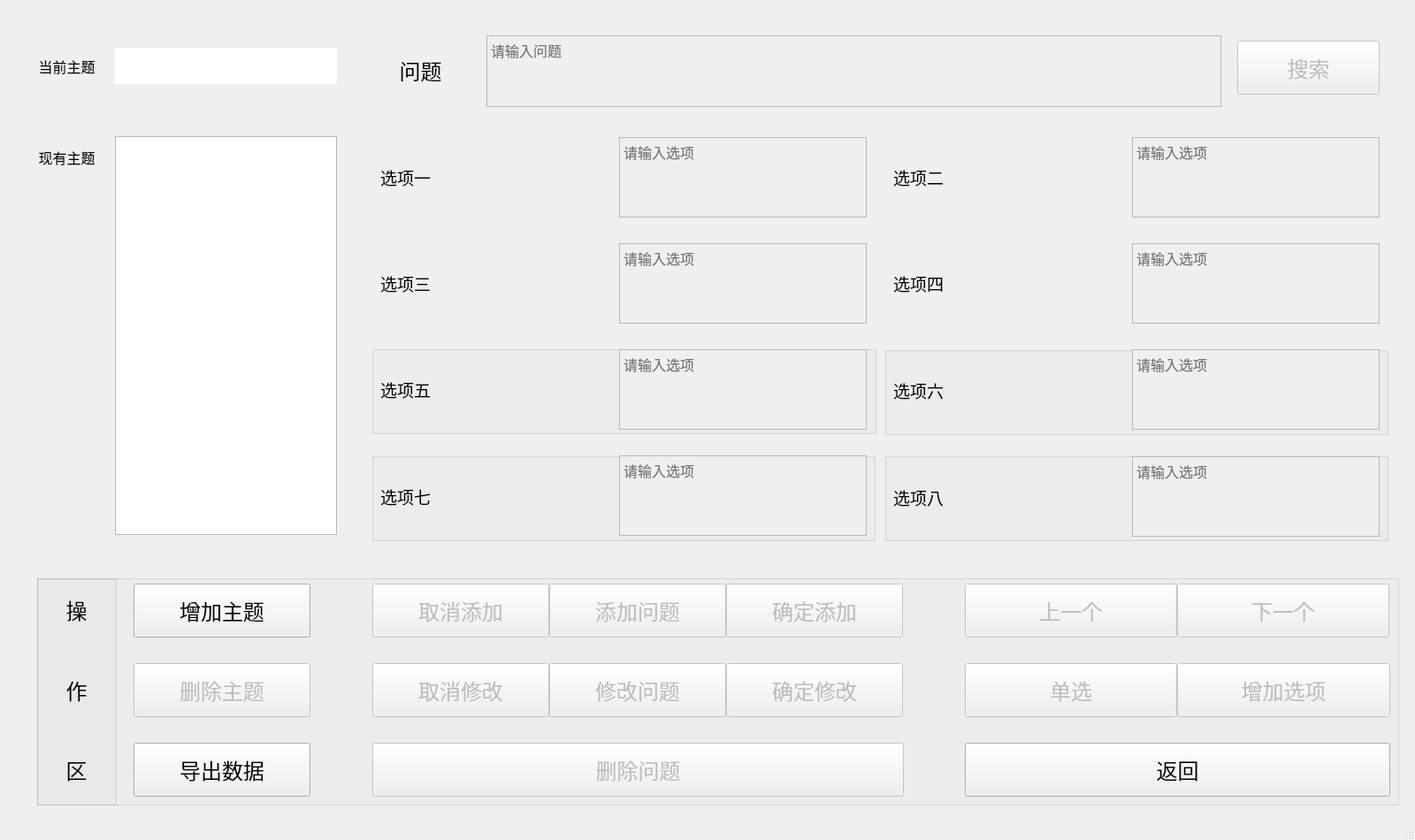
<?xml version="1.0" encoding="UTF-8"?>
<ui version="4.0">
 <class>SetWindow</class>
 <widget class="QMainWindow" name="SetWindow">
  <property name="geometry">
   <rect>
    <x>0</x>
    <y>0</y>
    <width>1600</width>
    <height>950</height>
   </rect>
  </property>
  <property name="windowTitle">
   <string>设置界面</string>
  </property>
  <property name="styleSheet">
   <string notr="true"/>
  </property>
  <widget class="QWidget" name="centralwidget">
   <widget class="QLabel" name="displaylabel">
    <property name="geometry">
     <rect>
      <x>130</x>
      <y>54</y>
      <width>251</width>
      <height>41</height>
     </rect>
    </property>
    <property name="font">
     <font>
      <family>Arial</family>
      <pointsize>18</pointsize>
     </font>
    </property>
    <property name="styleSheet">
     <string notr="true">background-color: rgb(255, 255, 255);</string>
    </property>
    <property name="text">
     <string/>
    </property>
   </widget>
   <widget class="QLabel" name="label_4">
    <property name="geometry">
     <rect>
      <x>1010</x>
      <y>305</y>
      <width>91</width>
      <height>31</height>
     </rect>
    </property>
    <property name="font">
     <font>
      <family>楷体</family>
      <pointsize>14</pointsize>
     </font>
    </property>
    <property name="text">
     <string>选项四</string>
    </property>
   </widget>
   <widget class="QListWidget" name="displaylistWidget">
    <property name="geometry">
     <rect>
      <x>130</x>
      <y>154</y>
      <width>251</width>
      <height>451</height>
     </rect>
    </property>
    <property name="font">
     <font>
      <family>Arial</family>
      <pointsize>18</pointsize>
     </font>
    </property>
    <property name="styleSheet">
     <string notr="true"/>
    </property>
   </widget>
   <widget class="QGroupBox" name="optionBox1">
    <property name="geometry">
     <rect>
      <x>420</x>
      <y>391</y>
      <width>571</width>
      <height>100</height>
     </rect>
    </property>
    <property name="styleSheet">
     <string notr="true"/>
    </property>
    <property name="title">
     <string/>
    </property>
    <widget class="QLabel" name="label_8">
     <property name="geometry">
      <rect>
       <x>10</x>
       <y>34</y>
       <width>91</width>
       <height>31</height>
      </rect>
     </property>
     <property name="font">
      <font>
       <family>楷体</family>
       <pointsize>14</pointsize>
      </font>
     </property>
     <property name="text">
      <string>选项五</string>
     </property>
    </widget>
    <widget class="QTextEdit" name="optionEdit5">
     <property name="enabled">
      <bool>false</bool>
     </property>
     <property name="geometry">
      <rect>
       <x>280</x>
       <y>4</y>
       <width>280</width>
       <height>91</height>
      </rect>
     </property>
     <property name="font">
      <font>
       <family>楷体</family>
       <pointsize>12</pointsize>
      </font>
     </property>
     <property name="html">
      <string>&lt;!DOCTYPE HTML PUBLIC &quot;-//W3C//DTD HTML 4.0//EN&quot; &quot;http://www.w3.org/TR/REC-html40/strict.dtd&quot;&gt;
&lt;html&gt;&lt;head&gt;&lt;meta name=&quot;qrichtext&quot; content=&quot;1&quot; /&gt;&lt;style type=&quot;text/css&quot;&gt;
p, li { white-space: pre-wrap; }
&lt;/style&gt;&lt;/head&gt;&lt;body style=&quot; font-family:'楷体'; font-size:12pt; font-weight:400; font-style:normal;&quot;&gt;
&lt;p style=&quot;-qt-paragraph-type:empty; margin-top:0px; margin-bottom:0px; margin-left:0px; margin-right:0px; -qt-block-indent:0; text-indent:0px; font-family:'SimSun'; font-size:9pt;&quot;&gt;&lt;br /&gt;&lt;/p&gt;&lt;/body&gt;&lt;/html&gt;</string>
     </property>
     <property name="placeholderText">
      <string>请输入选项</string>
     </property>
    </widget>
    <widget class="QWidget" name="verticalLayoutWidget_5">
     <property name="geometry">
      <rect>
       <x>100</x>
       <y>4</y>
       <width>181</width>
       <height>91</height>
      </rect>
     </property>
     <layout class="QVBoxLayout" name="Layout5"/>
    </widget>
   </widget>
   <widget class="QTextEdit" name="optionEdit1">
    <property name="enabled">
     <bool>false</bool>
    </property>
    <property name="geometry">
     <rect>
      <x>700</x>
      <y>155</y>
      <width>280</width>
      <height>91</height>
     </rect>
    </property>
    <property name="font">
     <font>
      <family>楷体</family>
      <pointsize>12</pointsize>
     </font>
    </property>
    <property name="html">
     <string>&lt;!DOCTYPE HTML PUBLIC &quot;-//W3C//DTD HTML 4.0//EN&quot; &quot;http://www.w3.org/TR/REC-html40/strict.dtd&quot;&gt;
&lt;html&gt;&lt;head&gt;&lt;meta name=&quot;qrichtext&quot; content=&quot;1&quot; /&gt;&lt;style type=&quot;text/css&quot;&gt;
p, li { white-space: pre-wrap; }
&lt;/style&gt;&lt;/head&gt;&lt;body style=&quot; font-family:'楷体'; font-size:12pt; font-weight:400; font-style:normal;&quot;&gt;
&lt;p style=&quot;-qt-paragraph-type:empty; margin-top:0px; margin-bottom:0px; margin-left:0px; margin-right:0px; -qt-block-indent:0; text-indent:0px; font-family:'SimSun'; font-size:9pt;&quot;&gt;&lt;br /&gt;&lt;/p&gt;&lt;/body&gt;&lt;/html&gt;</string>
    </property>
    <property name="placeholderText">
     <string>请输入选项</string>
    </property>
   </widget>
   <widget class="QTextEdit" name="optionEdit4">
    <property name="enabled">
     <bool>false</bool>
    </property>
    <property name="geometry">
     <rect>
      <x>1280</x>
      <y>275</y>
      <width>280</width>
      <height>91</height>
     </rect>
    </property>
    <property name="font">
     <font>
      <family>楷体</family>
      <pointsize>12</pointsize>
     </font>
    </property>
    <property name="html">
     <string>&lt;!DOCTYPE HTML PUBLIC &quot;-//W3C//DTD HTML 4.0//EN&quot; &quot;http://www.w3.org/TR/REC-html40/strict.dtd&quot;&gt;
&lt;html&gt;&lt;head&gt;&lt;meta name=&quot;qrichtext&quot; content=&quot;1&quot; /&gt;&lt;style type=&quot;text/css&quot;&gt;
p, li { white-space: pre-wrap; }
&lt;/style&gt;&lt;/head&gt;&lt;body style=&quot; font-family:'楷体'; font-size:12pt; font-weight:400; font-style:normal;&quot;&gt;
&lt;p style=&quot;-qt-paragraph-type:empty; margin-top:0px; margin-bottom:0px; margin-left:0px; margin-right:0px; -qt-block-indent:0; text-indent:0px; font-family:'SimSun'; font-size:9pt;&quot;&gt;&lt;br /&gt;&lt;/p&gt;&lt;/body&gt;&lt;/html&gt;</string>
    </property>
    <property name="placeholderText">
     <string>请输入选项</string>
    </property>
   </widget>
   <widget class="QTextEdit" name="optionEdit3">
    <property name="enabled">
     <bool>false</bool>
    </property>
    <property name="geometry">
     <rect>
      <x>700</x>
      <y>275</y>
      <width>280</width>
      <height>91</height>
     </rect>
    </property>
    <property name="font">
     <font>
      <family>楷体</family>
      <pointsize>12</pointsize>
     </font>
    </property>
    <property name="html">
     <string>&lt;!DOCTYPE HTML PUBLIC &quot;-//W3C//DTD HTML 4.0//EN&quot; &quot;http://www.w3.org/TR/REC-html40/strict.dtd&quot;&gt;
&lt;html&gt;&lt;head&gt;&lt;meta name=&quot;qrichtext&quot; content=&quot;1&quot; /&gt;&lt;style type=&quot;text/css&quot;&gt;
p, li { white-space: pre-wrap; }
&lt;/style&gt;&lt;/head&gt;&lt;body style=&quot; font-family:'楷体'; font-size:12pt; font-weight:400; font-style:normal;&quot;&gt;
&lt;p style=&quot;-qt-paragraph-type:empty; margin-top:0px; margin-bottom:0px; margin-left:0px; margin-right:0px; -qt-block-indent:0; text-indent:0px; font-family:'SimSun'; font-size:9pt;&quot;&gt;&lt;br /&gt;&lt;/p&gt;&lt;/body&gt;&lt;/html&gt;</string>
    </property>
    <property name="placeholderText">
     <string>请输入选项</string>
    </property>
   </widget>
   <widget class="QTextEdit" name="questionEdit">
    <property name="enabled">
     <bool>false</bool>
    </property>
    <property name="geometry">
     <rect>
      <x>550</x>
      <y>40</y>
      <width>831</width>
      <height>81</height>
     </rect>
    </property>
    <property name="font">
     <font>
      <family>楷体</family>
      <pointsize>12</pointsize>
     </font>
    </property>
    <property name="html">
     <string>&lt;!DOCTYPE HTML PUBLIC &quot;-//W3C//DTD HTML 4.0//EN&quot; &quot;http://www.w3.org/TR/REC-html40/strict.dtd&quot;&gt;
&lt;html&gt;&lt;head&gt;&lt;meta name=&quot;qrichtext&quot; content=&quot;1&quot; /&gt;&lt;style type=&quot;text/css&quot;&gt;
p, li { white-space: pre-wrap; }
&lt;/style&gt;&lt;/head&gt;&lt;body style=&quot; font-family:'楷体'; font-size:12pt; font-weight:400; font-style:normal;&quot;&gt;
&lt;p style=&quot;-qt-paragraph-type:empty; margin-top:0px; margin-bottom:0px; margin-left:0px; margin-right:0px; -qt-block-indent:0; text-indent:0px;&quot;&gt;&lt;br /&gt;&lt;/p&gt;&lt;/body&gt;&lt;/html&gt;</string>
    </property>
    <property name="placeholderText">
     <string>请输入问题</string>
    </property>
   </widget>
   <widget class="QLabel" name="label">
    <property name="geometry">
     <rect>
      <x>430</x>
      <y>54</y>
      <width>91</width>
      <height>51</height>
     </rect>
    </property>
    <property name="font">
     <font>
      <family>楷体</family>
      <pointsize>18</pointsize>
     </font>
    </property>
    <property name="text">
     <string>问题</string>
    </property>
    <property name="alignment">
     <set>Qt::AlignCenter</set>
    </property>
   </widget>
   <widget class="QGroupBox" name="optionBox4">
    <property name="geometry">
     <rect>
      <x>1000</x>
      <y>512</y>
      <width>570</width>
      <height>100</height>
     </rect>
    </property>
    <property name="title">
     <string/>
    </property>
    <widget class="QTextEdit" name="optionEdit8">
     <property name="enabled">
      <bool>false</bool>
     </property>
     <property name="geometry">
      <rect>
       <x>280</x>
       <y>4</y>
       <width>280</width>
       <height>91</height>
      </rect>
     </property>
     <property name="font">
      <font>
       <family>楷体</family>
       <pointsize>12</pointsize>
      </font>
     </property>
     <property name="html">
      <string>&lt;!DOCTYPE HTML PUBLIC &quot;-//W3C//DTD HTML 4.0//EN&quot; &quot;http://www.w3.org/TR/REC-html40/strict.dtd&quot;&gt;
&lt;html&gt;&lt;head&gt;&lt;meta name=&quot;qrichtext&quot; content=&quot;1&quot; /&gt;&lt;style type=&quot;text/css&quot;&gt;
p, li { white-space: pre-wrap; }
&lt;/style&gt;&lt;/head&gt;&lt;body style=&quot; font-family:'楷体'; font-size:12pt; font-weight:400; font-style:normal;&quot;&gt;
&lt;p style=&quot;-qt-paragraph-type:empty; margin-top:0px; margin-bottom:0px; margin-left:0px; margin-right:0px; -qt-block-indent:0; text-indent:0px; font-family:'SimSun'; font-size:9pt;&quot;&gt;&lt;br /&gt;&lt;/p&gt;&lt;/body&gt;&lt;/html&gt;</string>
     </property>
     <property name="placeholderText">
      <string>请输入选项</string>
     </property>
    </widget>
    <widget class="QLabel" name="label_10">
     <property name="geometry">
      <rect>
       <x>10</x>
       <y>35</y>
       <width>91</width>
       <height>31</height>
      </rect>
     </property>
     <property name="font">
      <font>
       <family>楷体</family>
       <pointsize>14</pointsize>
      </font>
     </property>
     <property name="text">
      <string>选项八</string>
     </property>
    </widget>
    <widget class="QWidget" name="verticalLayoutWidget_7">
     <property name="geometry">
      <rect>
       <x>99</x>
       <y>4</y>
       <width>181</width>
       <height>91</height>
      </rect>
     </property>
     <layout class="QVBoxLayout" name="Layout8"/>
    </widget>
   </widget>
   <widget class="QTextEdit" name="optionEdit2">
    <property name="enabled">
     <bool>false</bool>
    </property>
    <property name="geometry">
     <rect>
      <x>1280</x>
      <y>155</y>
      <width>280</width>
      <height>91</height>
     </rect>
    </property>
    <property name="font">
     <font>
      <family>楷体</family>
      <pointsize>12</pointsize>
     </font>
    </property>
    <property name="html">
     <string>&lt;!DOCTYPE HTML PUBLIC &quot;-//W3C//DTD HTML 4.0//EN&quot; &quot;http://www.w3.org/TR/REC-html40/strict.dtd&quot;&gt;
&lt;html&gt;&lt;head&gt;&lt;meta name=&quot;qrichtext&quot; content=&quot;1&quot; /&gt;&lt;style type=&quot;text/css&quot;&gt;
p, li { white-space: pre-wrap; }
&lt;/style&gt;&lt;/head&gt;&lt;body style=&quot; font-family:'楷体'; font-size:12pt; font-weight:400; font-style:normal;&quot;&gt;
&lt;p style=&quot;-qt-paragraph-type:empty; margin-top:0px; margin-bottom:0px; margin-left:0px; margin-right:0px; -qt-block-indent:0; text-indent:0px; font-family:'SimSun'; font-size:9pt;&quot;&gt;&lt;br /&gt;&lt;/p&gt;&lt;/body&gt;&lt;/html&gt;</string>
    </property>
    <property name="placeholderText">
     <string>请输入选项</string>
    </property>
   </widget>
   <widget class="QLabel" name="label_9">
    <property name="geometry">
     <rect>
      <x>20</x>
      <y>54</y>
      <width>111</width>
      <height>41</height>
     </rect>
    </property>
    <property name="font">
     <font>
      <family>Arial</family>
      <pointsize>12</pointsize>
     </font>
    </property>
    <property name="text">
     <string>当前主题</string>
    </property>
    <property name="alignment">
     <set>Qt::AlignCenter</set>
    </property>
   </widget>
   <widget class="QGroupBox" name="optionBox2">
    <property name="geometry">
     <rect>
      <x>1000</x>
      <y>392</y>
      <width>570</width>
      <height>100</height>
     </rect>
    </property>
    <property name="title">
     <string/>
    </property>
    <widget class="QLabel" name="label_6">
     <property name="geometry">
      <rect>
       <x>10</x>
       <y>34</y>
       <width>91</width>
       <height>31</height>
      </rect>
     </property>
     <property name="font">
      <font>
       <family>楷体</family>
       <pointsize>14</pointsize>
      </font>
     </property>
     <property name="text">
      <string>选项六</string>
     </property>
    </widget>
    <widget class="QTextEdit" name="optionEdit6">
     <property name="enabled">
      <bool>false</bool>
     </property>
     <property name="geometry">
      <rect>
       <x>280</x>
       <y>3</y>
       <width>280</width>
       <height>91</height>
      </rect>
     </property>
     <property name="font">
      <font>
       <family>楷体</family>
       <pointsize>12</pointsize>
      </font>
     </property>
     <property name="html">
      <string>&lt;!DOCTYPE HTML PUBLIC &quot;-//W3C//DTD HTML 4.0//EN&quot; &quot;http://www.w3.org/TR/REC-html40/strict.dtd&quot;&gt;
&lt;html&gt;&lt;head&gt;&lt;meta name=&quot;qrichtext&quot; content=&quot;1&quot; /&gt;&lt;style type=&quot;text/css&quot;&gt;
p, li { white-space: pre-wrap; }
&lt;/style&gt;&lt;/head&gt;&lt;body style=&quot; font-family:'楷体'; font-size:12pt; font-weight:400; font-style:normal;&quot;&gt;
&lt;p style=&quot;-qt-paragraph-type:empty; margin-top:0px; margin-bottom:0px; margin-left:0px; margin-right:0px; -qt-block-indent:0; text-indent:0px; font-family:'SimSun'; font-size:9pt;&quot;&gt;&lt;br /&gt;&lt;/p&gt;&lt;/body&gt;&lt;/html&gt;</string>
     </property>
     <property name="placeholderText">
      <string>请输入选项</string>
     </property>
    </widget>
    <widget class="QWidget" name="verticalLayoutWidget_6">
     <property name="geometry">
      <rect>
       <x>100</x>
       <y>3</y>
       <width>181</width>
       <height>91</height>
      </rect>
     </property>
     <layout class="QVBoxLayout" name="Layout6"/>
    </widget>
   </widget>
   <widget class="QLabel" name="label_5">
    <property name="geometry">
     <rect>
      <x>430</x>
      <y>305</y>
      <width>91</width>
      <height>31</height>
     </rect>
    </property>
    <property name="font">
     <font>
      <family>楷体</family>
      <pointsize>14</pointsize>
     </font>
    </property>
    <property name="text">
     <string>选项三</string>
    </property>
   </widget>
   <widget class="QLabel" name="label_2">
    <property name="geometry">
     <rect>
      <x>430</x>
      <y>185</y>
      <width>91</width>
      <height>31</height>
     </rect>
    </property>
    <property name="font">
     <font>
      <family>楷体</family>
      <pointsize>14</pointsize>
     </font>
    </property>
    <property name="text">
     <string>选项一</string>
    </property>
   </widget>
   <widget class="QLabel" name="label_11">
    <property name="geometry">
     <rect>
      <x>20</x>
      <y>157</y>
      <width>111</width>
      <height>41</height>
     </rect>
    </property>
    <property name="font">
     <font>
      <family>Arial</family>
      <pointsize>12</pointsize>
     </font>
    </property>
    <property name="text">
     <string>现有主题</string>
    </property>
    <property name="alignment">
     <set>Qt::AlignCenter</set>
    </property>
   </widget>
   <widget class="QLabel" name="label_3">
    <property name="geometry">
     <rect>
      <x>1010</x>
      <y>185</y>
      <width>91</width>
      <height>31</height>
     </rect>
    </property>
    <property name="font">
     <font>
      <family>楷体</family>
      <pointsize>14</pointsize>
     </font>
    </property>
    <property name="text">
     <string>选项二</string>
    </property>
   </widget>
   <widget class="QGroupBox" name="optionBox3">
    <property name="geometry">
     <rect>
      <x>420</x>
      <y>512</y>
      <width>570</width>
      <height>100</height>
     </rect>
    </property>
    <property name="title">
     <string/>
    </property>
    <widget class="QTextEdit" name="optionEdit7">
     <property name="enabled">
      <bool>false</bool>
     </property>
     <property name="geometry">
      <rect>
       <x>280</x>
       <y>3</y>
       <width>280</width>
       <height>91</height>
      </rect>
     </property>
     <property name="font">
      <font>
       <family>楷体</family>
       <pointsize>12</pointsize>
      </font>
     </property>
     <property name="html">
      <string>&lt;!DOCTYPE HTML PUBLIC &quot;-//W3C//DTD HTML 4.0//EN&quot; &quot;http://www.w3.org/TR/REC-html40/strict.dtd&quot;&gt;
&lt;html&gt;&lt;head&gt;&lt;meta name=&quot;qrichtext&quot; content=&quot;1&quot; /&gt;&lt;style type=&quot;text/css&quot;&gt;
p, li { white-space: pre-wrap; }
&lt;/style&gt;&lt;/head&gt;&lt;body style=&quot; font-family:'楷体'; font-size:12pt; font-weight:400; font-style:normal;&quot;&gt;
&lt;p style=&quot;-qt-paragraph-type:empty; margin-top:0px; margin-bottom:0px; margin-left:0px; margin-right:0px; -qt-block-indent:0; text-indent:0px; font-family:'SimSun'; font-size:9pt;&quot;&gt;&lt;br /&gt;&lt;/p&gt;&lt;/body&gt;&lt;/html&gt;</string>
     </property>
     <property name="placeholderText">
      <string>请输入选项</string>
     </property>
    </widget>
    <widget class="QLabel" name="label_7">
     <property name="geometry">
      <rect>
       <x>10</x>
       <y>34</y>
       <width>91</width>
       <height>31</height>
      </rect>
     </property>
     <property name="font">
      <font>
       <family>楷体</family>
       <pointsize>14</pointsize>
      </font>
     </property>
     <property name="text">
      <string>选项七</string>
     </property>
    </widget>
    <widget class="QWidget" name="verticalLayoutWidget_8">
     <property name="geometry">
      <rect>
       <x>100</x>
       <y>3</y>
       <width>181</width>
       <height>91</height>
      </rect>
     </property>
     <layout class="QVBoxLayout" name="Layout7"/>
    </widget>
   </widget>
   <widget class="QWidget" name="verticalLayoutWidget">
    <property name="geometry">
     <rect>
      <x>520</x>
      <y>155</y>
      <width>181</width>
      <height>91</height>
     </rect>
    </property>
    <layout class="QVBoxLayout" name="Layout1"/>
   </widget>
   <widget class="QWidget" name="verticalLayoutWidget_2">
    <property name="geometry">
     <rect>
      <x>1099</x>
      <y>155</y>
      <width>181</width>
      <height>91</height>
     </rect>
    </property>
    <layout class="QVBoxLayout" name="Layout2"/>
   </widget>
   <widget class="QWidget" name="verticalLayoutWidget_3">
    <property name="geometry">
     <rect>
      <x>520</x>
      <y>275</y>
      <width>181</width>
      <height>91</height>
     </rect>
    </property>
    <layout class="QVBoxLayout" name="Layout3"/>
   </widget>
   <widget class="QWidget" name="verticalLayoutWidget_4">
    <property name="geometry">
     <rect>
      <x>1099</x>
      <y>275</y>
      <width>181</width>
      <height>91</height>
     </rect>
    </property>
    <layout class="QVBoxLayout" name="Layout4"/>
   </widget>
   <widget class="QPushButton" name="searchButton">
    <property name="enabled">
     <bool>false</bool>
    </property>
    <property name="geometry">
     <rect>
      <x>1399</x>
      <y>46</y>
      <width>161</width>
      <height>61</height>
     </rect>
    </property>
    <property name="font">
     <font>
      <family>楷体</family>
      <pointsize>18</pointsize>
     </font>
    </property>
    <property name="styleSheet">
     <string notr="true"/>
    </property>
    <property name="text">
     <string>搜索</string>
    </property>
   </widget>
   <widget class="QGroupBox" name="operationgroupBox">
    <property name="geometry">
     <rect>
      <x>41</x>
      <y>650</y>
      <width>1541</width>
      <height>261</height>
     </rect>
    </property>
    <property name="styleSheet">
     <string notr="true"/>
    </property>
    <property name="title">
     <string/>
    </property>
    <widget class="QGroupBox" name="labelgroupBox">
     <property name="geometry">
      <rect>
       <x>0</x>
       <y>0</y>
       <width>91</width>
       <height>261</height>
      </rect>
     </property>
     <property name="title">
      <string/>
     </property>
     <widget class="QLabel" name="label3">
      <property name="geometry">
       <rect>
        <x>20</x>
        <y>190</y>
        <width>51</width>
        <height>61</height>
       </rect>
      </property>
      <property name="font">
       <font>
        <family>微软雅黑</family>
        <pointsize>18</pointsize>
       </font>
      </property>
      <property name="styleSheet">
       <string notr="true">border:0px;</string>
      </property>
      <property name="text">
       <string>区</string>
      </property>
      <property name="alignment">
       <set>Qt::AlignCenter</set>
      </property>
     </widget>
     <widget class="QLabel" name="label1">
      <property name="geometry">
       <rect>
        <x>20</x>
        <y>9</y>
        <width>51</width>
        <height>61</height>
       </rect>
      </property>
      <property name="font">
       <font>
        <family>微软雅黑</family>
        <pointsize>18</pointsize>
       </font>
      </property>
      <property name="styleSheet">
       <string notr="true">border:0px;</string>
      </property>
      <property name="text">
       <string>操</string>
      </property>
      <property name="alignment">
       <set>Qt::AlignCenter</set>
      </property>
     </widget>
     <widget class="QLabel" name="label2">
      <property name="geometry">
       <rect>
        <x>20</x>
        <y>100</y>
        <width>51</width>
        <height>61</height>
       </rect>
      </property>
      <property name="font">
       <font>
        <family>微软雅黑</family>
        <pointsize>18</pointsize>
       </font>
      </property>
      <property name="styleSheet">
       <string notr="true">border:0px;</string>
      </property>
      <property name="text">
       <string>作</string>
      </property>
      <property name="alignment">
       <set>Qt::AlignCenter</set>
      </property>
     </widget>
    </widget>
    <widget class="QPushButton" name="optionButton">
     <property name="enabled">
      <bool>false</bool>
     </property>
     <property name="geometry">
      <rect>
       <x>1290</x>
       <y>100</y>
       <width>241</width>
       <height>61</height>
      </rect>
     </property>
     <property name="font">
      <font>
       <family>楷体</family>
       <pointsize>18</pointsize>
      </font>
     </property>
     <property name="text">
      <string>增加选项</string>
     </property>
    </widget>
    <widget class="QPushButton" name="confirmmodifyButton">
     <property name="enabled">
      <bool>false</bool>
     </property>
     <property name="geometry">
      <rect>
       <x>780</x>
       <y>100</y>
       <width>200</width>
       <height>61</height>
      </rect>
     </property>
     <property name="font">
      <font>
       <family>楷体</family>
       <pointsize>18</pointsize>
      </font>
     </property>
     <property name="text">
      <string>确定修改</string>
     </property>
    </widget>
    <widget class="QPushButton" name="exportButton">
     <property name="geometry">
      <rect>
       <x>110</x>
       <y>190</y>
       <width>200</width>
       <height>61</height>
      </rect>
     </property>
     <property name="font">
      <font>
       <family>楷体</family>
       <pointsize>18</pointsize>
      </font>
     </property>
     <property name="text">
      <string>导出数据</string>
     </property>
    </widget>
    <widget class="QPushButton" name="choicespushButton">
     <property name="enabled">
      <bool>false</bool>
     </property>
     <property name="geometry">
      <rect>
       <x>1050</x>
       <y>100</y>
       <width>240</width>
       <height>61</height>
      </rect>
     </property>
     <property name="font">
      <font>
       <family>楷体</family>
       <pointsize>18</pointsize>
      </font>
     </property>
     <property name="text">
      <string>单选</string>
     </property>
    </widget>
    <widget class="QPushButton" name="canceladdButton">
     <property name="enabled">
      <bool>false</bool>
     </property>
     <property name="geometry">
      <rect>
       <x>380</x>
       <y>10</y>
       <width>200</width>
       <height>61</height>
      </rect>
     </property>
     <property name="font">
      <font>
       <family>楷体</family>
       <pointsize>18</pointsize>
      </font>
     </property>
     <property name="text">
      <string>取消添加</string>
     </property>
    </widget>
    <widget class="QPushButton" name="returnButton">
     <property name="geometry">
      <rect>
       <x>1050</x>
       <y>190</y>
       <width>481</width>
       <height>61</height>
      </rect>
     </property>
     <property name="font">
      <font>
       <family>楷体</family>
       <pointsize>18</pointsize>
      </font>
     </property>
     <property name="text">
      <string>返回</string>
     </property>
    </widget>
    <widget class="QPushButton" name="upButton">
     <property name="enabled">
      <bool>false</bool>
     </property>
     <property name="geometry">
      <rect>
       <x>1050</x>
       <y>10</y>
       <width>240</width>
       <height>61</height>
      </rect>
     </property>
     <property name="font">
      <font>
       <family>楷体</family>
       <pointsize>18</pointsize>
      </font>
     </property>
     <property name="styleSheet">
      <string notr="true"/>
     </property>
     <property name="text">
      <string>上一个</string>
     </property>
    </widget>
    <widget class="QPushButton" name="themeButton">
     <property name="geometry">
      <rect>
       <x>110</x>
       <y>10</y>
       <width>200</width>
       <height>61</height>
      </rect>
     </property>
     <property name="font">
      <font>
       <family>楷体</family>
       <pointsize>18</pointsize>
      </font>
     </property>
     <property name="text">
      <string>增加主题</string>
     </property>
    </widget>
    <widget class="QPushButton" name="deletethemeButton">
     <property name="enabled">
      <bool>false</bool>
     </property>
     <property name="geometry">
      <rect>
       <x>110</x>
       <y>100</y>
       <width>200</width>
       <height>61</height>
      </rect>
     </property>
     <property name="font">
      <font>
       <family>楷体</family>
       <pointsize>18</pointsize>
      </font>
     </property>
     <property name="text">
      <string>删除主题</string>
     </property>
    </widget>
    <widget class="QPushButton" name="deletequestionButton">
     <property name="enabled">
      <bool>false</bool>
     </property>
     <property name="geometry">
      <rect>
       <x>380</x>
       <y>190</y>
       <width>601</width>
       <height>61</height>
      </rect>
     </property>
     <property name="font">
      <font>
       <family>楷体</family>
       <pointsize>18</pointsize>
      </font>
     </property>
     <property name="text">
      <string>删除问题</string>
     </property>
    </widget>
    <widget class="QPushButton" name="confirmButton">
     <property name="enabled">
      <bool>false</bool>
     </property>
     <property name="geometry">
      <rect>
       <x>780</x>
       <y>10</y>
       <width>200</width>
       <height>61</height>
      </rect>
     </property>
     <property name="font">
      <font>
       <family>楷体</family>
       <pointsize>18</pointsize>
      </font>
     </property>
     <property name="text">
      <string>确定添加</string>
     </property>
    </widget>
    <widget class="QPushButton" name="cancelmodifyButton">
     <property name="enabled">
      <bool>false</bool>
     </property>
     <property name="geometry">
      <rect>
       <x>380</x>
       <y>100</y>
       <width>200</width>
       <height>61</height>
      </rect>
     </property>
     <property name="font">
      <font>
       <family>楷体</family>
       <pointsize>18</pointsize>
      </font>
     </property>
     <property name="text">
      <string>取消修改</string>
     </property>
    </widget>
    <widget class="QPushButton" name="addButton">
     <property name="enabled">
      <bool>false</bool>
     </property>
     <property name="geometry">
      <rect>
       <x>580</x>
       <y>10</y>
       <width>200</width>
       <height>61</height>
      </rect>
     </property>
     <property name="font">
      <font>
       <family>楷体</family>
       <pointsize>18</pointsize>
      </font>
     </property>
     <property name="text">
      <string>添加问题</string>
     </property>
    </widget>
    <widget class="QPushButton" name="modifyButton">
     <property name="enabled">
      <bool>false</bool>
     </property>
     <property name="geometry">
      <rect>
       <x>580</x>
       <y>100</y>
       <width>200</width>
       <height>61</height>
      </rect>
     </property>
     <property name="font">
      <font>
       <family>楷体</family>
       <pointsize>18</pointsize>
      </font>
     </property>
     <property name="text">
      <string>修改问题</string>
     </property>
    </widget>
    <widget class="QPushButton" name="nextButton">
     <property name="enabled">
      <bool>false</bool>
     </property>
     <property name="geometry">
      <rect>
       <x>1290</x>
       <y>10</y>
       <width>240</width>
       <height>61</height>
      </rect>
     </property>
     <property name="font">
      <font>
       <family>楷体</family>
       <pointsize>18</pointsize>
      </font>
     </property>
     <property name="text">
      <string>下一个</string>
     </property>
    </widget>
   </widget>
  </widget>
  <widget class="QMenuBar" name="menubar">
   <property name="geometry">
    <rect>
     <x>0</x>
     <y>0</y>
     <width>1600</width>
     <height>30</height>
    </rect>
   </property>
  </widget>
  <widget class="QStatusBar" name="statusbar"/>
 </widget>
 <resources/>
 <connections/>
</ui>
